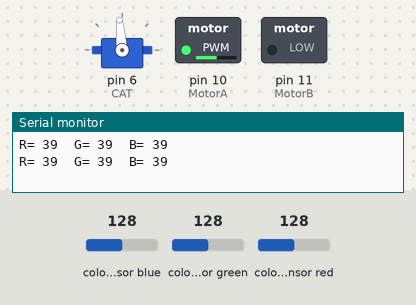
Bench run of a sketch on a simulated Arduino Mega 2560, built with avr-gcc and run on an emulated ATmega2560. On the bench: servo, switched loads named in the sketch (green lamp = pin HIGH), the last lines printed to the serial monitor. Wiring (inferred from the names in the program): TCS3200 colour sensor: output pin 26; S2 pin 24; S3 pin 25; S0 pin 22; S1 pin 23. The inputs (shaded band) are chosen by the test bench; at power-on: colour sensor blue 128, colour sensor green 128, colour sensor red 128. Pins used as bus, display or sensor lines are not drawn.

Above: at 0.06 s.
At 1.2 s:
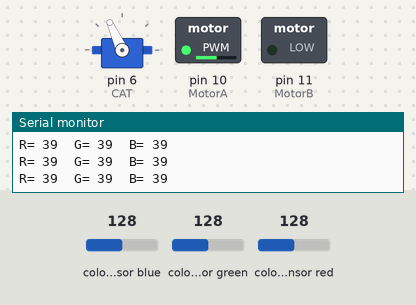
1.3 s: colour sensor blue set to 5
At 2.1 s:
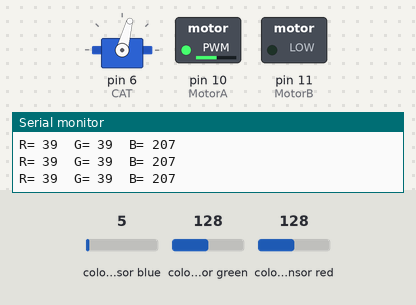
4.3 s: colour sensor blue set to 64
Timing chart, 0 to 13.3 s (numbered marks = the images above; inputs shaded):
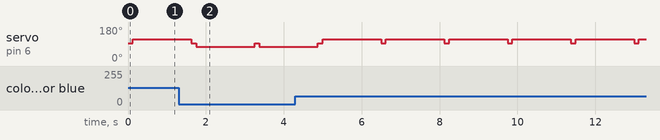

Measured:
- by itself, servo on pin 6 (CAT): alternates 114° for 1.5 s and 95° for 0.12 s

The sketch:

mega.ino
```cpp
#include <Wire.h>
#include <Servo.h>
#include <time.h>

#define MotorA 10
#define MotorB 11

#define CAT 6

#define S0 22
#define S1 23
#define S2 24
#define S3 25
#define sensorOut 26

char start = '0';
int mi = 1520;
int ra = 200;
int red = 0, green = 0, blue = 0, color;
int min_red = 2000, min_green = 2000, min_blue = 2000;

Servo cat;

void setup() {
  Wire.begin(0x0c);
  Serial.begin(115200);
  Wire.onReceive(receiveEvent);

  cat.attach(CAT);
  cat.writeMicroseconds(mi);

  pinMode(MotorA, OUTPUT);
  pinMode(MotorB, OUTPUT);
  analogWrite(MotorA, 130);
  analogWrite(MotorB, 0);

  pinMode(S0, OUTPUT);
  pinMode(S1, OUTPUT);
  pinMode(S2, OUTPUT);
  pinMode(S3, OUTPUT);
  pinMode(sensorOut, INPUT);

  digitalWrite(S0, LOW);
  digitalWrite(S1, HIGH);
}

void loop() {
    color = turn();
    if (color == 1){
      cat.writeMicroseconds(mi+ra);
      delay(1500);
      cat.writeMicroseconds(mi);
    } else if (color == 2){
      cat.writeMicroseconds(mi-ra);
      delay(1500);
      cat.writeMicroseconds(mi);
    }

    min_red = 2000;
    min_blue = 2000;
    min_green = 2000;
}

int get_color() {
    digitalWrite(S2,LOW);
    digitalWrite(S3,LOW);
    red = pulseIn(sensorOut, LOW);

    min_red = min(red, min_red);

    Serial.print("R= ");
    Serial.print(min_red);
    Serial.print("  ");
    delay(10);

    digitalWrite(S2,HIGH);
    digitalWrite(S3,HIGH);
    green = pulseIn(sensorOut, LOW);

    min_green = min(green, min_green);

    Serial.print("G= ");
    Serial.print(min_green);
    Serial.print("  ");
    delay(10);

    digitalWrite(S2,LOW);
    digitalWrite(S3,HIGH);
    blue = pulseIn(sensorOut, LOW);

    min_blue = min(blue, min_blue);

    Serial.print("B= ");
    Serial.print(min_blue);
    Serial.println("  ");
    delay(10);

    min_red = min(red, min_red);
    min_green = min(green, min_green);
    min_blue = min(blue, min_blue);
}

int turn() {
  get_color();
  if (min_red < 1000 && min_green < 1000 && min_blue < 1000) {
    for (int i = 0; i < 3; i++) {
      get_color();
    }

      if (min_red < 400 && min_green < 450 && min_blue < 150) return 1;
      else return 2;
  }

  return 0;
}

void receiveEvent() {
  if (Wire.available())
    start = Wire.read();
}
```
